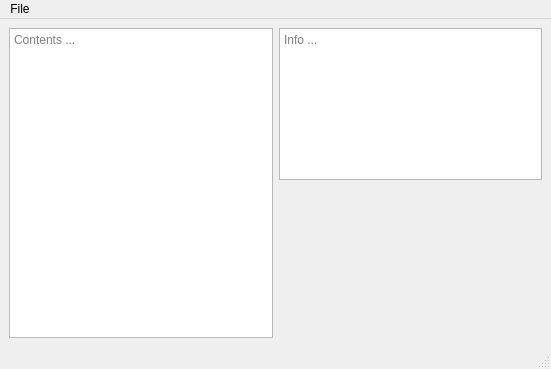
<?xml version="1.0" encoding="UTF-8"?>
<ui version="4.0">
 <class>MainWindow</class>
 <widget class="QMainWindow" name="MainWindow">
  <property name="geometry">
   <rect>
    <x>0</x>
    <y>0</y>
    <width>551</width>
    <height>369</height>
   </rect>
  </property>
  <property name="windowTitle">
   <string>MainWindow</string>
  </property>
  <widget class="QWidget" name="centralwidget">
   <layout class="QGridLayout" name="gridLayout_2">
    <item row="0" column="1">
     <widget class="QPlainTextEdit" name="plainTextEdit_2">
      <property name="sizePolicy">
       <sizepolicy hsizetype="Expanding" vsizetype="Expanding">
        <horstretch>0</horstretch>
        <verstretch>0</verstretch>
       </sizepolicy>
      </property>
      <property name="readOnly">
       <bool>true</bool>
      </property>
      <property name="placeholderText">
       <string>Info ...</string>
      </property>
     </widget>
    </item>
    <item row="0" column="0" rowspan="2">
     <widget class="QPlainTextEdit" name="plainTextEdit">
      <property name="sizePolicy">
       <sizepolicy hsizetype="Expanding" vsizetype="Expanding">
        <horstretch>0</horstretch>
        <verstretch>2</verstretch>
       </sizepolicy>
      </property>
      <property name="readOnly">
       <bool>true</bool>
      </property>
      <property name="placeholderText">
       <string>Contents ...</string>
      </property>
     </widget>
    </item>
   </layout>
  </widget>
  <widget class="QMenuBar" name="menubar">
   <property name="geometry">
    <rect>
     <x>0</x>
     <y>0</y>
     <width>551</width>
     <height>21</height>
    </rect>
   </property>
   <widget class="QMenu" name="menuFile">
    <property name="title">
     <string>File</string>
    </property>
    <addaction name="actionBrowse"/>
   </widget>
   <addaction name="menuFile"/>
  </widget>
  <widget class="QStatusBar" name="statusbar"/>
  <action name="actionBrowse">
   <property name="text">
    <string>Browse ...</string>
   </property>
  </action>
 </widget>
 <resources/>
 <connections/>
</ui>
